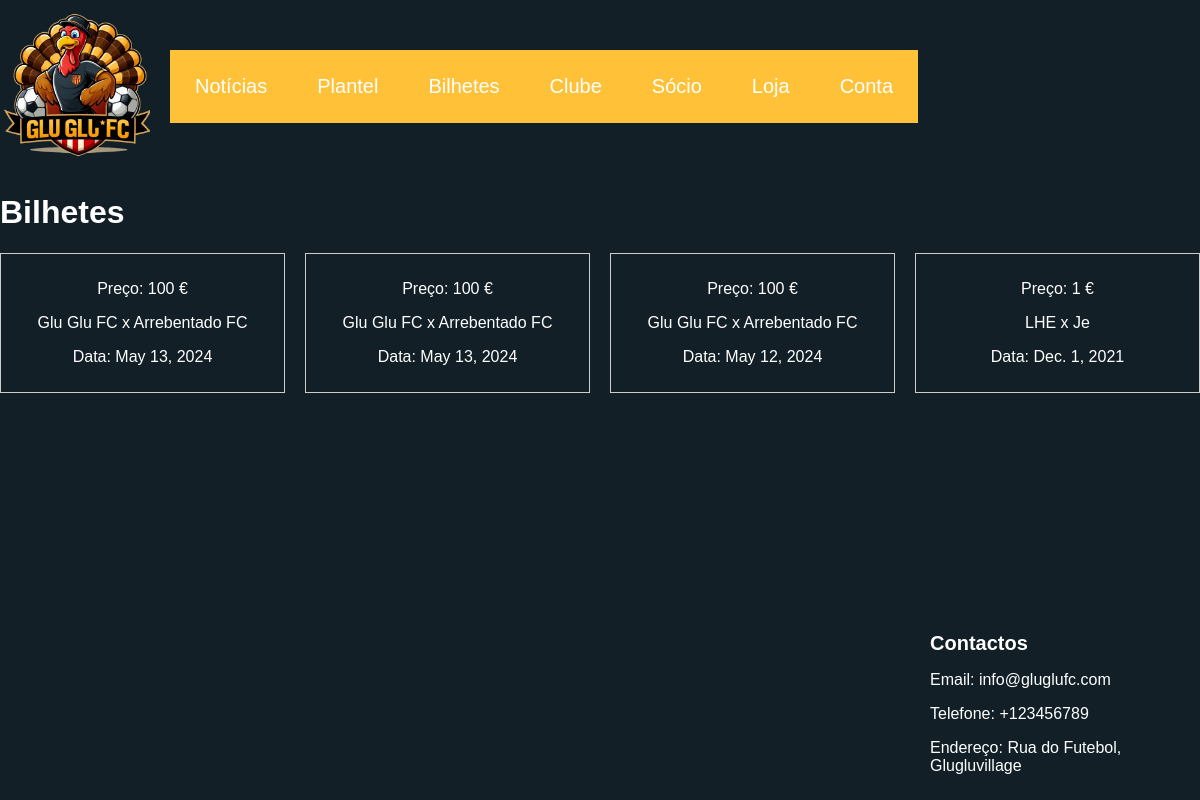
The page /bilhetes/ on the database as committed earlier.
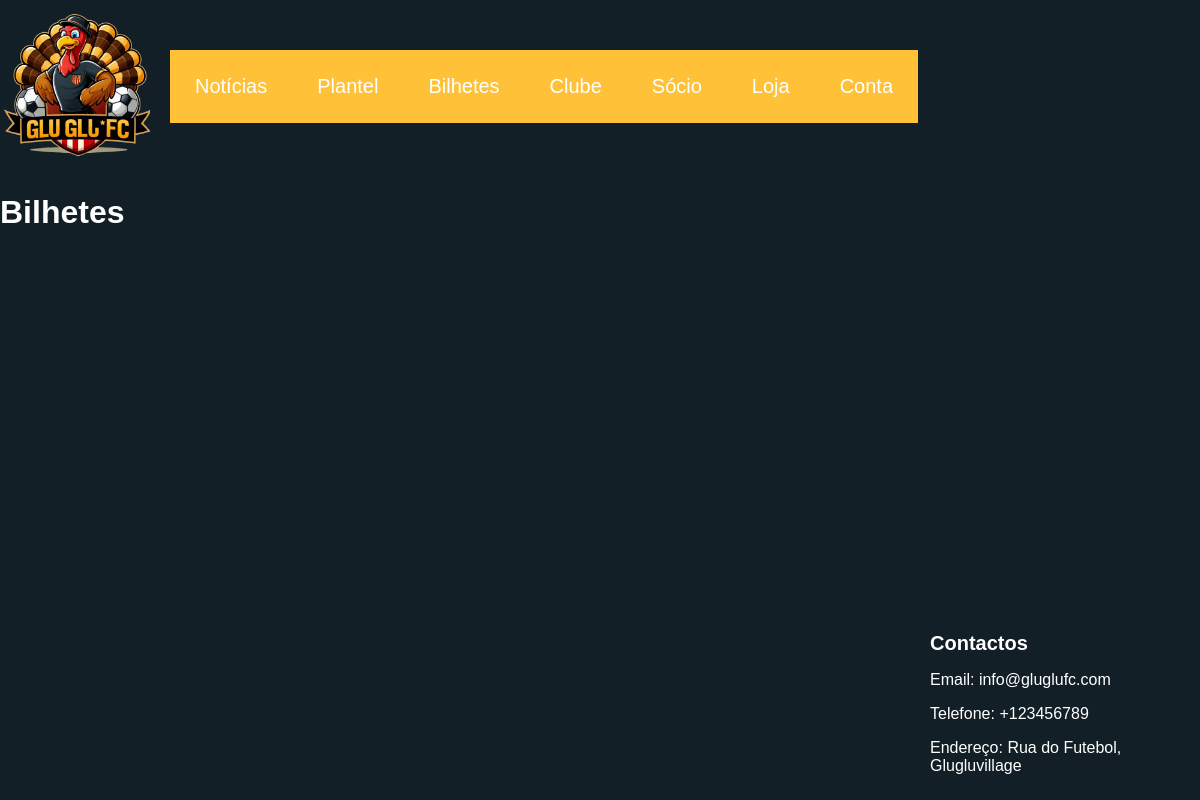
The same page on the database as committed later.
### clubehome/models.py (models this page shows, shortened)
class Product(models.Model):
    nome = models.CharField(max_length=100)
    tipo = models.CharField(max_length=100, default='Produto')
    imagem = models.ImageField(upload_to='clubehome/static/', null=True, blank=True)
    imagem_nome = models.CharField(max_length=255, null=True, blank=True)
    preco = models.IntegerField(default=0)
    cod_produto = models.IntegerField(null=True, blank=True)

class Bilhete(Product):
    equipa_fora = models.CharField(max_length=255)
    equipa_casa = models.CharField(max_length=255)
    data = models.DateField()

class Product(models.Model):
    nome = models.CharField(max_length=100)
    tipo = models.CharField(max_length=100, default='Produto')
    imagem = models.ImageField(upload_to='clubehome/static/', null=True, blank=True)
    imagem_nome = models.CharField(max_length=255, null=True, blank=True)
    preco = models.IntegerField(default=0)
    cod_produto = models.IntegerField(null=True, blank=True)

### clubehome/views.py (the view)
# urls.py: path("bilhetes/", views.bilhetes, name = "bilhetes"),
def bilhetes(request):
    bilhetes = Bilhete.objects.all()
    return render(request, "clubehome/bilhetes.html", {'bilhetes': bilhetes})

### clubehome/templates/clubehome/bilhetes.html (shortened to what this page needs)
<!DOCTYPE html>
<html lang="en">
<head>
    {% load static %}
    <link rel="stylesheet" href="{% static 'bilhetes2.css' %}">
</head>
<body>
<header>
        <div class="header-logo">
            <div class="logo">
                <a href="{% url 'homepage' %}">
                    <img src="{% static 'logo.png' %}" alt="logotipo">
                </a>
            </div>
            <nav>
                <a href="{% url 'noticias' %}" class="box">Notícias</a>
                    <a href="{% url 'plantel' %}" class="box">Plantel</a>
                    <a href="{% url 'bilhetes' %}" class="box">Bilhetes</a>
                    <a href="{% url 'clube' %}" class="box">Clube</a>
                    <a href="{% url 'socio' %}" class="box">Sócio</a>
                    <a href="{% url 'loja' %}" class="box">Loja</a>
                    {% if user.is_authenticated %}
                    <a href="{% url 'logout' %}" class="box">Logout</a>
                    {% else %}
                    <a href="{% url 'login' %}" class="box">Conta</a>
                    {% endif %}
            </nav>
        </div>
    </header>
<main>
<div>
<h1>Bilhetes</h1>
    <div class="grid-container">
        {% for bilhete in bilhetes %}
            <div class="bilhete">
                <p>Preço: {{ bilhete.preco }} €</p>
                <p>{{ bilhete.equipa_casa }} x {{ bilhete.equipa_fora }}</p>
                <p>Data: {{ bilhete.data }}</p>
            </div>
        {% endfor %}
    </div>
</div>
</main>
    <footer>
        <div class="contact-box">
            <h3>Contactos</h3>
            <p>Email: info@gluglufc.com</p>
            <p>Telefone: +123456789</p>
            <p>Endereço: Rua do Futebol, Glugluvillage</p>
        </div>
    </footer>
</body>
</html>

Rows that differ between the two databases and show on the page:
removed Bilhete: preco "100", equipa_casa "Glu Glu FC", equipa_fora "Arrebentado FC", data "May 13, 2024"
removed Bilhete: preco "100", equipa_casa "Glu Glu FC", equipa_fora "Arrebentado FC", data "May 13, 2024"
removed Bilhete: preco "100", equipa_casa "Glu Glu FC", equipa_fora "Arrebentado FC", data "May 12, 2024"
removed Bilhete: preco "1", equipa_casa "LHE", equipa_fora "Je", data "Dec. 1, 2021"
